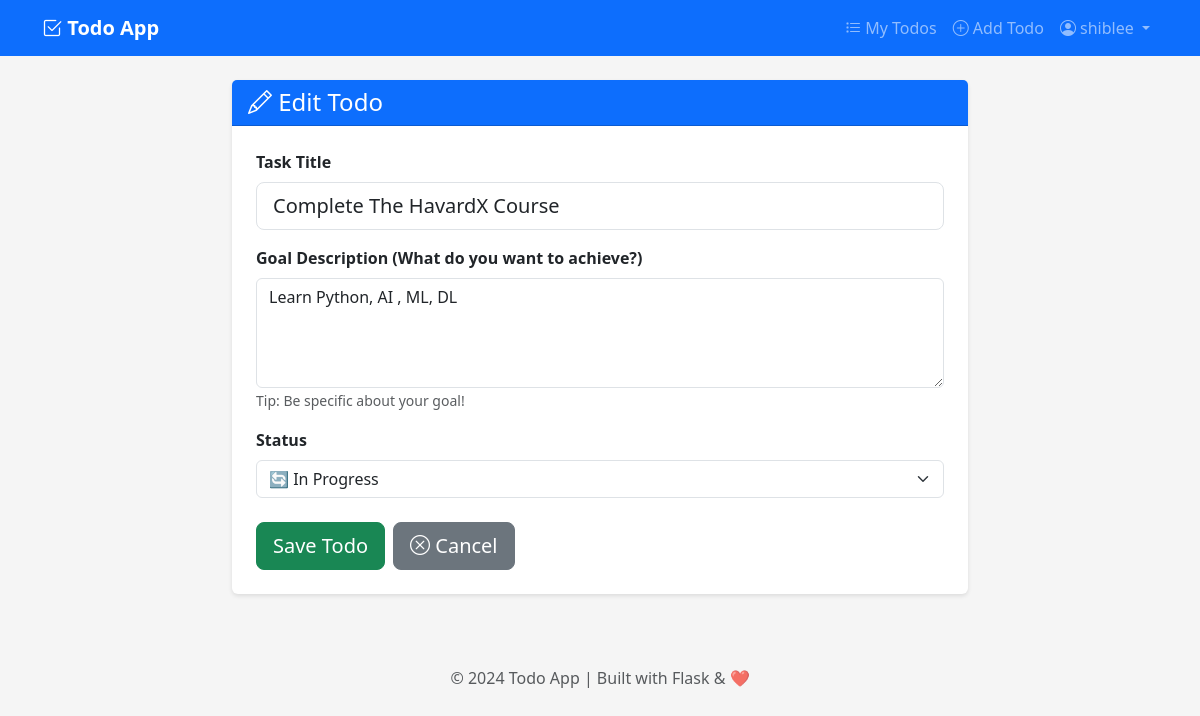
Page /todo/edit/1 (signed in) on the committed database.
### app/models.py (models this page shows, shortened)
class User(UserMixin, db.Model):
    id = db.Column(db.Integer, primary_key=True)
    username = db.Column(db.String(80), unique=True, nullable=False)
    email = db.Column(db.String(120), unique=True, nullable=False)
    password_hash = db.Column(db.String(256), nullable=False)
    todos = db.relationship('Todo', backref='owner', lazy='dynamic', cascade='all, delete-orphan')

class Todo(db.Model):
    id = db.Column(db.Integer, primary_key=True)
    title = db.Column(db.String(200), nullable=False)
    description = db.Column(db.Text, nullable=True)
    status = db.Column(db.String(20), default='incomplete')
    created_at = db.Column(db.DateTime, default=datetime.utcnow)
    updated_at = db.Column(db.DateTime, default=datetime.utcnow, onupdate=datetime.utcnow)
    user_id = db.Column(db.Integer, db.ForeignKey('user.id'), nullable=False)

### app/routes.py (the view, shortened to what this page needs)
    @app.route('/todo/edit/<int:id>', methods=['GET', 'POST'])
    @login_required
    def edit_todo(id):
        todo = Todo.query.get_or_404(id)
        if todo.user_id != current_user.id:
            flash('Access denied!', 'danger')
            return redirect(url_for('todos'))
        form = TodoForm(obj=todo)
        return render_template('todo_form.html', form=form, title='Edit Todo')

### app/forms.py
class TodoForm(FlaskForm):
    title = StringField('Task Title', validators=[
        DataRequired(),
        Length(max=200, message='Title cannot exceed 200 characters')
    ])
    description = TextAreaField('Goal Description (What do you want to achieve?)')
    status = SelectField('Status', choices=[
        ('incomplete', '❌ Incomplete'),
        ('in_progress', '🔄 In Progress'),
        ('complete', '✅ Complete')
    ])
    submit = SubmitField('Save Todo')

### app/__init__.py (called while the page is built)
def create_app():
    app = Flask(__name__)
    app.config.from_object(Config)
    db.init_app(app)
    login_manager.init_app(app)
    login_manager.login_view = 'login'
    login_manager.login_message = 'Please log in to access this page.'
    login_manager.login_message_category = 'warning'
    @login_manager.user_loader
    def load_user(user_id):
        return User.query.get(int(user_id))
    with app.app_context():
        db.create_all()
        print("✅ Database tables created!")
    from app.routes import register_routes
    register_routes(app)
    return app

### app/templates/todo_form.html (shortened to what this page needs)
{% extends 'base.html' %} {% block title %}{{ title }} - Todo App{% endblock %}
{% block content %}
<div class="row justify-content-center">
  <div class="col-md-8">
    <div class="card">
      <div class="card-header bg-primary text-white">
        <h4 class="mb-0">
          <i
            class="bi bi-{% if 'Add' in title %}plus-circle{% else %}pencil{% endif %}"
          ></i>
          {{ title }}
        </h4>
      </div>
      <div class="card-body p-4">
        <form method="POST" novalidate>
          <div class="mb-3">
            {{ form.title.label(class="form-label fw-bold") }} {{
            form.title(class="form-control form-control-lg" + (" is-invalid" if
            form.title.errors else ""), placeholder="What do you need to do?")
            }}
          </div>
          <div class="mb-3">
            {{ form.description.label(class="form-label fw-bold") }} {{
            form.description(class="form-control" + (" is-invalid" if
            form.description.errors else ""), rows=4, placeholder="Describe your
            goal... What do you want to achieve with this task?") }}
            <small class="text-muted">Tip: Be specific about your goal!</small>
          </div>
          <div class="mb-4">
            {{ form.status.label(class="form-label fw-bold") }} {{
            form.status(class="form-select") }}
          </div>
          <div class="d-flex gap-2">
            {{ form.submit(class="btn btn-success btn-lg") }}
            <a href="{{ url_for('todos') }}" class="btn btn-secondary btn-lg">
              <i class="bi bi-x-circle"></i> Cancel
            </a>
          </div>
        </form>
      </div>
    </div>
  </div>
</div>
{% endblock %}

### app/templates/base.html (shortened to what this page needs)
<!doctype html>
<html lang="en">
  <head>
    <link
      href="https://cdn.jsdelivr.net/npm/bootstrap@5.3.2/dist/css/bootstrap.min.css"
      rel="stylesheet"
    />
    <link
      href="https://cdn.jsdelivr.net/npm/bootstrap-icons@1.11.1/font/bootstrap-icons.css"
      rel="stylesheet"
    />
  </head>
  <body>
    <nav class="navbar navbar-expand-lg navbar-dark bg-primary mb-4">
      <div class="container">
        <a class="navbar-brand" href="{{ url_for('index') }}">
          <i class="bi bi-check2-square"></i> Todo App
        </a>
        <div class="collapse navbar-collapse" id="navbarNav">
          <ul class="navbar-nav ms-auto">
            {% if current_user.is_authenticated %}
            <li class="nav-item">
              <a class="nav-link" href="{{ url_for('todos') }}">
                <i class="bi bi-list-task"></i> My Todos
              </a>
            </li>
            <li class="nav-item">
              <a class="nav-link" href="{{ url_for('add_todo') }}">
                <i class="bi bi-plus-circle"></i> Add Todo
              </a>
            </li>
            <li class="nav-item dropdown">
              <a
                class="nav-link dropdown-toggle"
                href="#"
                data-bs-toggle="dropdown"
              >
                <i class="bi bi-person-circle"></i> {{ current_user.username }}
              </a>
            </li>
            {% endif %}
          </ul>
        </div>
      </div>
    </nav>
    <div class="container">
      {% block content %}{% endblock %}
    </div>
    <footer class="text-center text-muted py-4 mt-5">
      <p>&copy; 2024 Todo App | Built with Flask & ❤️</p>
    </footer>
  </body>
</html>

### app/templates/base.html (style rules this page uses)
body { background-color: #f5f5f5; min-height: 100vh; }
.navbar-brand { font-weight: bold; }
.card { box-shadow: 0 2px 4px rgba(0, 0, 0, 0.1); border: none; transition: transform 0.2s; }

### rows in the picture
User: username "shiblee"
Todo: title "Complete The HavardX Course", description "Learn Python, AI , ML, DL", status "🔄 In Progress"

### other values in the picture
{{ title }} "Edit Todo"
